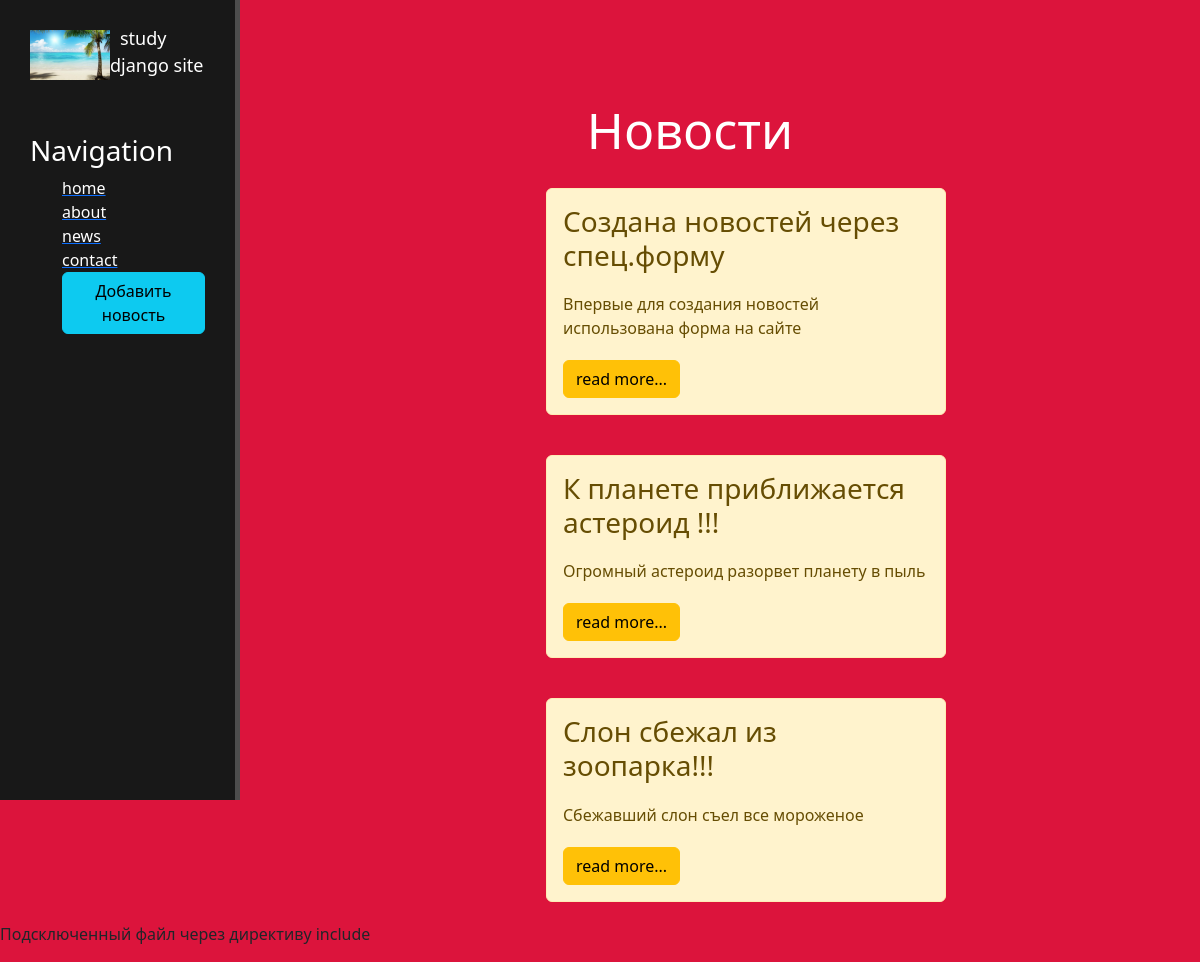
Page /news/ on the committed database.
### news/models.py (models this page shows, shortened)
class Articles(models.Model):
    title = models.CharField('Название', max_length=50)
    anons = models.CharField('Анонс', max_length=250)
    full_text = models.TextField('Статья')
    date = models.DateTimeField('Дата публикации')
    class Meta:
        verbose_name = 'Новость'
        verbose_name_plural = 'Новости'

### news/views.py (the view)
# urls.py: path('', views.news_home, name='news_home'),
def news_home(request):
    news = Articles.objects.order_by('-date')
    return render(request, 'news/news_home.html', {'news': news})

### news/templates/news/news_home.html (shortened to what this page needs)
{% extends 'main/layout.html' %}
{% block content %}
    <div class="features">
        <h1>Новости</h1>
        {% if news %}
            {% for i in news %}
                <div class="alert alert-warning">
                    <h3>{{ i.title }}</h3>
                    <p>{{ i.anons }}</p>
                    <a href="{% url 'news-detail' i.id %}" class="btn btn-warning">read more...</a>
                </div>
            {% endfor %}
        {% else %}
            <p>Новостей нет.</p>
        {% endif %}
    </div>
{% include 'main/test.html' %}
{% endblock %}

### main/templates/main/layout.html (shortened to what this page needs)
{% load static %}
<!doctype html>
<html lang="en">
<head>
    <link rel="stylesheet" href="https://cdn.jsdelivr.net/npm/bootstrap@5.2.2/dist/css/bootstrap.min.css">
    <link rel="stylesheet" href="{% static 'main/css/main.css' %}">
</head>
<body>
    <aside>
        <img src="{% static 'main/img/123.jpg' %}">
        <span class="logo">study django site</span>
        <h3>Navigation</h3>
        <ul>
            <a href="{% url 'home' %}"><li>home</li></a>
            <a href="{% url 'about' %}"><li>about</li></a>
            <a href="{% url 'news_home' %}"><li>news</li></a>
            <a href=""><li>contact</li></a>
            <a href="{% url 'createpage' %}"><li><button class="btn btn-info">Добавить новость</button></li></a>
        </ul>
    </aside>
    <main>
        {% block content %}
        {% endblock %}
    </main>
</body>
</html>

### main/templates/main/test.html
<p>Подсключенный файл через директиву include</p>

### main/static/main/css/main.css (style rules this page uses)
body { background: crimson; }
aside { float: left; width: 20%; padding: 2.5%; height: 100vh; border-right: 5px solid #4d4d4d; background: #181818; color: #fff; }
aside img { width: 80px; float: left; }
aside .logo { font-size: 18px; margin-left: 10px; font-width: bold; position: relative; top: -5px; }
aside h3 { margin-top: 50px; font-size: 28px; }
aside li { color:#fff; display: block; mmargin-top: 15px; transition: transform .6s ease; }
main .features { float: left; color: #fff; margin-top: 100px; text-align: center; width: 75%; }
main .features h1 { font-size: 50px }
main .features p { max-width: 400px; margin: 20px auto }
.alert-warning { float: left; clear: both; width: 400px; margin: 20px 34%; text-align: left; }

### rows in the picture
Articles: title "Создана новостей через спец.форму", anons "Впервые для создания новостей использована форма на сайте"
Articles: title "К планете приближается астероид !!!", anons "Огромный астероид разорвет планету в пыль"
Articles: title "Слон сбежал из зоопарка!!!", anons "Сбежавший слон съел все мороженое"
